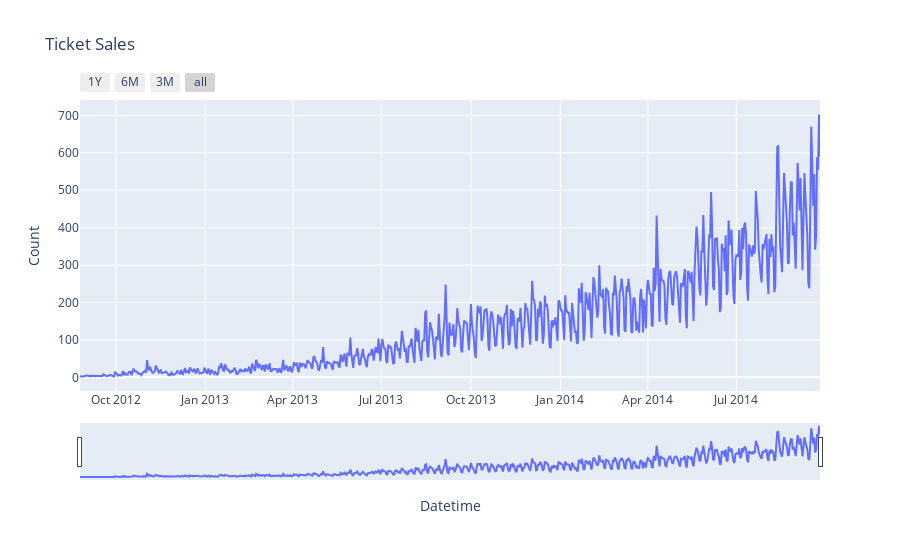

Notebook source saved alongside this figure:
### Code cell
fig = px.line(df, x=df.index, y='Count', title = 'Ticket Sales')

fig.update_xaxes(
    rangeslider_visible=True,
    rangeselector = dict(
        buttons = list([
            dict(count = 1, label = '1Y', step = 'year', stepmode = 'backward'),
            dict(count = 2, label = '6M', step = 'month', stepmode = 'backward'),
            dict(count = 3, label = '3M', step = 'month', stepmode = 'backward'),
            dict(step='all')      
        ])
    )
)
fig.show()

### Figure 1 — Plotly figure (JSON) as saved in the notebook; plotly's stock layout.template omitted (floating-point values rounded to 4 significant figures; data arrays with more than 128 entries replaced by an {"elided": "..."} marker saying what was removed)
{"data": [{"hovertemplate": "Datetime=%{x}<br>Count=%{y}<extra></extra>", "legendgroup": "", "line": {"color": "#636efa", "dash": "solid"}, "mode": "lines", "name": "", "orientation": "v", "showlegend": false, "type": "scatter", "x": {"elided": "762 str values"}, "xaxis": "x", "y": {"elided": "762 float values"}, "yaxis": "y"}], "layout": {"legend": {"tracegroupgap": 0}, "title": {"text": "Ticket Sales"}, "xaxis": {"anchor": "y", "domain": [0, 1], "rangeselector": {"buttons": [{"count": 1, "label": "1Y", "step": "year", "stepmode": "backward"}, {"count": 2, "label": "6M", "step": "month", "stepmode": "backward"}, {"count": 3, "label": "3M", "step": "month", "stepmode": "backward"}, {"step": "all"}]}, "rangeslider": {"visible": true}, "title": {"text": "Datetime"}}, "yaxis": {"anchor": "x", "domain": [0, 1], "title": {"text": "Count"}}}}
